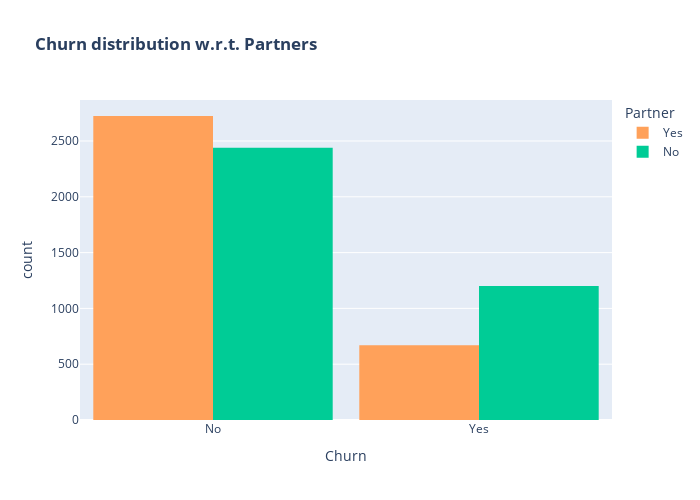

Write notebook code for a chart like this one.
### Code cell
# Churn Distribution based on Partner
color_map = {"Yes": '#FFA15A', "No": '#00CC96'}
fig = px.histogram(df, x="Churn", color="Partner", barmode="group", title="<b>Churn distribution w.r.t. Partners</b>", color_discrete_map=color_map)
fig.update_layout(width=700, height=500, bargap=0.1)
fig.show()

### Figure 1 — Plotly figure (JSON) as saved in the notebook; plotly's stock layout.template omitted (floating-point values rounded to 4 significant figures; data arrays with more than 128 entries replaced by an {"elided": "..."} marker saying what was removed)
{"data": [{"alignmentgroup": "True", "bingroup": "x", "hovertemplate": "Partner=Yes<br>Churn=%{x}<br>count=%{y}<extra></extra>", "legendgroup": "Yes", "marker": {"color": "#FFA15A", "pattern": {"shape": ""}}, "name": "Yes", "offsetgroup": "Yes", "orientation": "v", "showlegend": true, "type": "histogram", "x": {"elided": "3393 str values"}, "xaxis": "x", "yaxis": "y"}, {"alignmentgroup": "True", "bingroup": "x", "hovertemplate": "Partner=No<br>Churn=%{x}<br>count=%{y}<extra></extra>", "legendgroup": "No", "marker": {"color": "#00CC96", "pattern": {"shape": ""}}, "name": "No", "offsetgroup": "No", "orientation": "v", "showlegend": true, "type": "histogram", "x": {"elided": "3639 str values"}, "xaxis": "x", "yaxis": "y"}], "layout": {"bargap": 0.1, "barmode": "group", "height": 500, "legend": {"title": {"text": "Partner"}, "tracegroupgap": 0}, "title": {"text": "<b>Churn distribution w.r.t. Partners</b>"}, "width": 700, "xaxis": {"anchor": "y", "domain": [0, 1], "title": {"text": "Churn"}}, "yaxis": {"anchor": "x", "domain": [0, 1], "title": {"text": "count"}}}}
